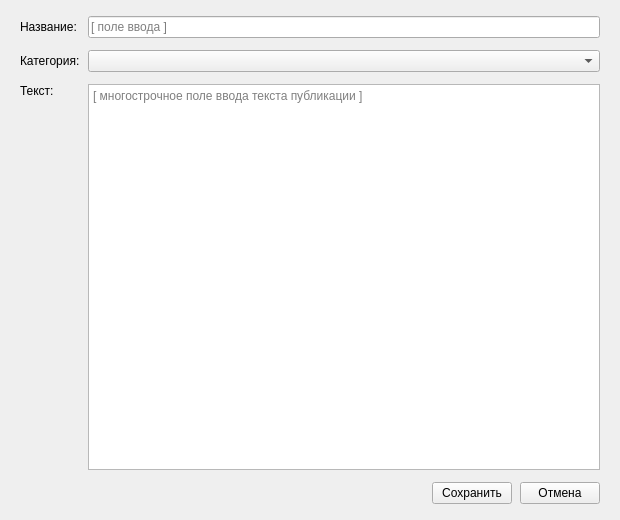
<?xml version="1.0" encoding="UTF-8"?>
<ui version="4.0">
 <class>PublicationFormScreen</class>
 <widget class="QWidget" name="PublicationFormScreen">
  <property name="geometry">
   <rect>
    <x>0</x>
    <y>0</y>
    <width>620</width>
    <height>520</height>
   </rect>
  </property>
  <property name="minimumSize">
   <size>
    <width>620</width>
    <height>520</height>
   </size>
  </property>
  <property name="windowTitle">
   <string>5. Форма создания/редактирования публикации</string>
  </property>
  <layout class="QVBoxLayout" name="mainLayout">
   <property name="leftMargin">
    <number>20</number>
   </property>
   <property name="topMargin">
    <number>16</number>
   </property>
   <property name="rightMargin">
    <number>20</number>
   </property>
   <property name="bottomMargin">
    <number>16</number>
   </property>
   <property name="spacing">
    <number>12</number>
   </property>
   <item>
    <layout class="QGridLayout" name="formLayout">
     <property name="horizontalSpacing">
      <number>8</number>
     </property>
     <property name="verticalSpacing">
      <number>12</number>
     </property>
     <item row="0" column="0">
      <widget class="QLabel" name="titleLabel">
       <property name="text">
        <string>Название:</string>
       </property>
      </widget>
     </item>
     <item row="0" column="1">
      <widget class="QLineEdit" name="titleEdit">
       <property name="sizePolicy">
        <sizepolicy hsizetype="Expanding" vsizetype="Fixed">
         <horstretch>1</horstretch>
         <verstretch>0</verstretch>
        </sizepolicy>
       </property>
       <property name="placeholderText">
        <string>[ поле ввода ]</string>
       </property>
      </widget>
     </item>
     <item row="1" column="0">
      <widget class="QLabel" name="categoryLabel">
       <property name="text">
        <string>Категория:</string>
       </property>
      </widget>
     </item>
     <item row="1" column="1">
      <widget class="QComboBox" name="categoryCombo">
       <property name="sizePolicy">
        <sizepolicy hsizetype="Expanding" vsizetype="Fixed">
         <horstretch>1</horstretch>
         <verstretch>0</verstretch>
        </sizepolicy>
       </property>
       <property name="minimumSize">
        <size>
         <width>180</width>
         <height>0</height>
        </size>
       </property>
      </widget>
     </item>
     <item row="2" column="0" alignment="Qt::AlignTop">
      <widget class="QLabel" name="textLabel">
       <property name="text">
        <string>Текст:</string>
       </property>
      </widget>
     </item>
     <item row="2" column="1">
      <widget class="QPlainTextEdit" name="textEdit">
       <property name="sizePolicy">
        <sizepolicy hsizetype="Expanding" vsizetype="Expanding">
         <horstretch>1</horstretch>
         <verstretch>1</verstretch>
        </sizepolicy>
       </property>
       <property name="placeholderText">
        <string>[ многострочное поле ввода текста публикации ]</string>
       </property>
      </widget>
     </item>
    </layout>
   </item>
   <item>
    <layout class="QHBoxLayout" name="buttonsLayout">
     <property name="spacing">
      <number>8</number>
     </property>
     <item>
      <spacer name="buttonsSpacer">
       <property name="orientation">
        <enum>Qt::Horizontal</enum>
       </property>
       <property name="sizeHint" stdset="0">
        <size>
         <width>40</width>
         <height>20</height>
        </size>
       </property>
      </spacer>
     </item>
     <item>
      <widget class="QPushButton" name="saveButton">
       <property name="text">
        <string>Сохранить</string>
       </property>
      </widget>
     </item>
     <item>
      <widget class="QPushButton" name="cancelButton">
       <property name="text">
        <string>Отмена</string>
       </property>
      </widget>
     </item>
    </layout>
   </item>
  </layout>
 </widget>
 <resources/>
 <connections/>
</ui>
